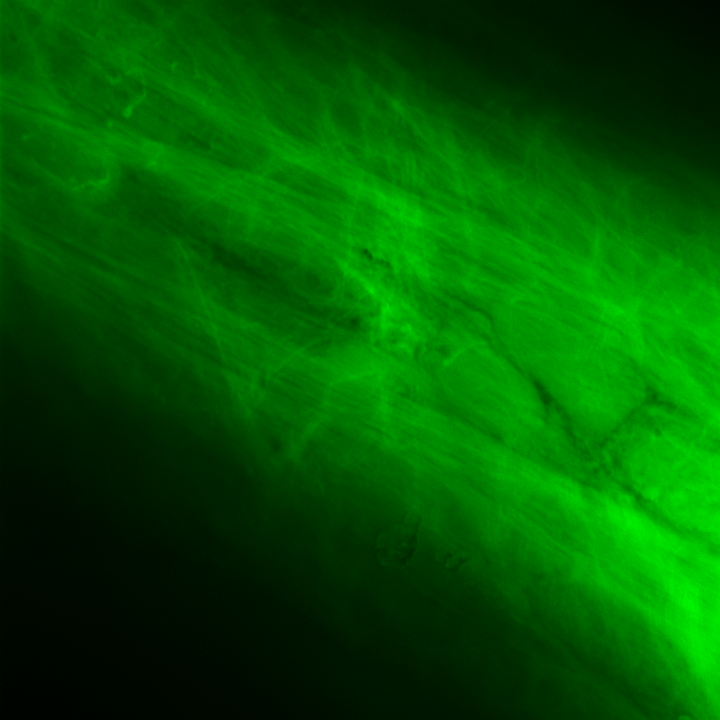
#> input picture FiberImages/DanielRowsonImages/Fresh IFM 1-2.tif, 720 x 720 px, given as the content of the folder ../FiberImages/RobinImages/oneEachGroup, which was not available
$ python main_fiber_alignment.py   (older library calls are emulated)
#> lines starting #> are read from the running program, lines starting #| are printed output that depends on the picture; after the words box and inside, x2 and y2 are one past the last pixel; in counts of white or black regions, pixels touching at a corner belong together; pictures that were not available may be replaced by others from this repository, and a replacement may not be noted
### PhytonFiles/helper_functions.py
import glob
import scipy.misc
import math
import matplotlib.pyplot as plt
import matplotlib.image as mpimg
import numpy as np
from skimage import data, io, filters
from skimage.morphology import disk, erosion
from PIL import Image
from scipy import ndimage
from circle_degree_helper import *
from get_area_below_the_peak import *
from skimage.filters import threshold_otsu
from scipy.integrate import trapz, simps


def read_images(daniel0_robin1,limit):
#> called with daniel0_robin1 = 1, limit = 1
	image_list = []
	directory = '../FiberImages/DanielRowsonImages/*.tif'  if  daniel0_robin1 == 0  else  '../FiberImages/RobinImages/oneEachGroup/*.tif'

	count =0

	for filename in glob.glob(directory):

		if limit < 0 or count < limit:
			i = Image.open(filename)
#> i is the input picture: PIL image 720x720 RGB; mean R, G, B 0, 87.6, 0
			imag = i.convert('L')
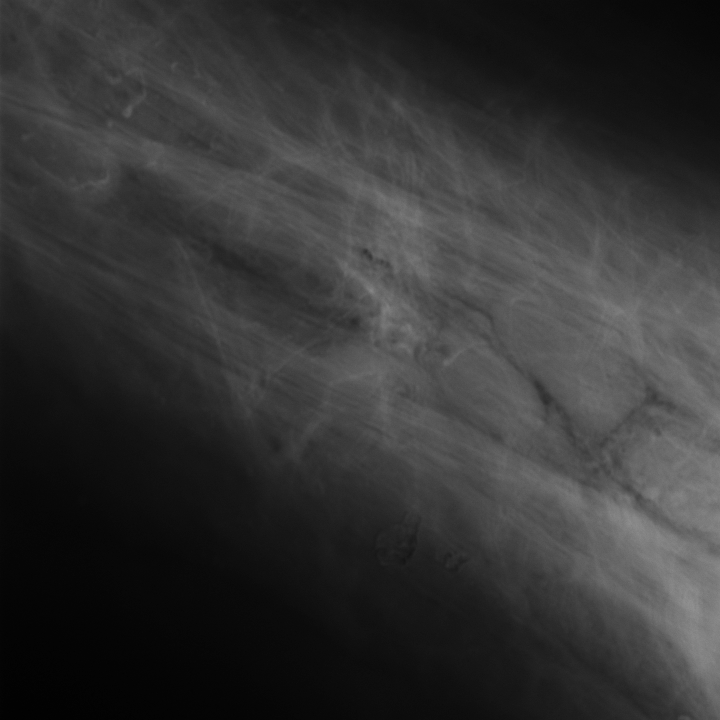
#> imag: PIL image 720x720 L; min 1, max 144, mean 51.5
			image_list.append(imag)
		count += 1

	return image_list

def m_and_n_for(nEle):
	m =0
	n =0

	if nEle ==9:
		m =3
		n =3
	elif nEle==6:
		m =3
		n =2
	elif nEle==4:
		m =2
		n =2
	elif nEle==1:
		m =1
		n =1
	else:
		m = 2
		n = math.ceil(nEle/m)
	return [m,n]

# [12 lines left out: function show_images, not called in this run]

def create_fft(image_list):

	fouriersList = []

	for image in image_list:

		f = np.fft.fft2(image)
		fshift = np.fft.fftshift(f)
		magnitude_spectrum = 20*np.log(np.abs(fshift))
		#magnitude_spectrum = np.abs(fshift)
		magnitude_spectrum *= 1/np.max(magnitude_spectrum)


		fouriersList.append(magnitude_spectrum)

	return fouriersList

def rotate_images(image_list):

	rotated_images = []

	for image in image_list:

		rotated = np.rot90(image)
		rotated_images.append(rotated)

	return rotated_images

def filtrate_images(image_list):
	filtrated_images = []

	for image in image_list:

		filtrated = filter_by_erode_high_frequencies(image)
		filtrated_images.append(filtrated)

	return filtrated_images


def draw_degrees_on_figures(image_list,degrees_separation):
	with_degrees_images = []
	results = []
	for image in image_list:

		[with_degree_img,result] = draw_degrees_lines(image, degrees_separation)
		with_degrees_images.append(with_degree_img)
		results.append(result)
		#print( "The results are : " + str(result[20]))

	return [with_degrees_images, results]


def plot_angle_distribution(values,statistical_results):
	m_and_n = m_and_n_for(len(values))
	count = 1

	for val in values:
		x = np.linspace( 0,180,len(val) )
		plt.subplot(m_and_n[0],m_and_n[1],count)

		#peak_pot_angle_ori_mean_std_max_min
		statistics  = statistical_results[count -1]
		peak_pot    = statistics[0]
		angle_ori   = statistics[1]
		peak_limit  = statistics[2]

		plt.title("Peak Pot.:  " + str(round(peak_pot,2)) + " Ang. Ori.: " + str(round(angle_ori,2)) )
		#plt.title("Peak Pot.:  " + str(round(peak_pot,2)) + " Peak Limit: " + str(peak_limit) )
		plt.plot(x,val)


		count += 1
		# print("Graph has Y maximum: " + str(np.max(val)) + " at index: " + str(np.argmax(val)) )
		# print("Graph has X maximum: " + str(x[np.argmax(val)])  )


	plt.show()

# [10 lines left out: function add_statistics_to_plot, not called in this run]


def smooth_results(results):

	new_results = []
	N = 9

	for result in results:
		new_results.append(np.convolve(result,np.ones((N,))/N,mode='valid'))
	return new_results


def filter_by_erode_high_frequencies(img):
	#kernel = np.ones((5,5),np.uint8)
	#i = ndimage.grey_erosion(img,size=(10,10))
	selem = disk(3)
	#i = erosion(img, selem)
	#print( "the mean  is" + str(np.mean(img)))
	thresh = threshold_otsu(img)
	i = img > thresh
	i = erosion(i, selem)
	return i

def get_statistical_results(results):
	statisticals = []
	means_stds_maxs_mins = []

	for result in results:
		mean               = np.mean(result)
		standard_deviation = np.std(result)
		maximum 		   = np.amax(result)
		index_of_max       = np.argmax(result)
		minimum 		   = np.amin(result)


		x,dx = np.linspace(0,180,len(result),retstep=True)
		total_area_below_the_curve = trapz(result,x)

		middle = ((maximum-minimum)/2) + minimum


		peakArea_peakWidthRatio_limits = get_area_below_the_peak(result,x,index_of_max,middle,0.005)

		peak_area    	   = peakArea_peakWidthRatio_limits[0]
		peak_width_ratio   = peakArea_peakWidthRatio_limits[1]
		peak_limits        = peakArea_peakWidthRatio_limits[2]

		if peak_area == -1:
			peak_area 		   = total_area_below_the_curve
			peak_width_density = 1
			print("ERROR ON THE AREA")


		areas_ratio  = peak_area/total_area_below_the_curve
		peak_potency = areas_ratio/peak_width_ratio

		angle_orientation = x[np.argmax(result)]
		# print("Peak Potency: " + str(peak_potency))
		# print("Angle Orientation: " + str(angle_orientation) )

		peak_pot_angle_ori_pkLim_mean_std_max_min = [peak_potency,angle_orientation,peak_limits, mean, standard_deviation,maximum,minimum]
		statisticals.append(peak_pot_angle_ori_pkLim_mean_std_max_min)
		print("medium is: "+ str(middle))

		# print("In statistics has Y maximum: " + str(np.max(result)) + " at index: " + str(np.argmax(result)) )
		# print("dx is: " + str(dx))
		# print("In statistics has X maximum: " + str(x[np.argmax(result)])  )

	return statisticals


### PhytonFiles/circle_degree_helper.py
import numpy as np
import math


def draw_degrees_lines(image, degrees_separation):
	height = image.shape[0]
	width  = image.shape[1]

	middle_height = round(height*0.5)
	middle_width  = int(round(width*0.5))
	new_img = np.copy(image)
	degrees_values = []

	for angle in np.arange(0,180.1,degrees_separation):

		rad_degree = math.radians(angle)
		m        = -math.tan(rad_degree)#es negativo porque las y corren hacia abajo positivamente

		#print("ANGLE "       + str(rad_degree)+ "..." + str(angle))
		#print("tan(angle) = "  + str(m))
		sum_on_degree = 0

		if abs(m) > 10e10:
			#print('Infinite')
			num_of_elements = 0
			ys = np.arange(0,middle_height+1)
			sum_on_degree   = 0

			for y in ys:
				y = int(y)

				new_img[y][middle_width] = 255
				val_to_sum               = image[y][middle_width]
				sum_on_degree           += val_to_sum
				num_of_elements          = num_of_elements + 1
				#print("sumo: " + str(val_to_sum) + " en y=" + str(y) )

			#print(" ES 180 creo... ")

		else:
			#print('NON infinite')
			#get the coordinates where it should be the line....
			# y=m*x+b
			#
			if angle < 90:
				xs = np.linspace(middle_width,width-1,num=middle_width*10)
			else:
				xs = np.linspace(0,middle_width,num=middle_width*10)

			b = middle_height - (m * middle_width)
			ys = (xs*m)+b
			ys = np.around(ys)
			xs = np.around(xs)

			sum_on_degree   = 0
			i               = 0
			num_of_elements = 0

			for x in xs:
				y = int(ys[i])
				x = int(x)
				i = i + 1

				#num_of_elements =  num_of_elements + 1

				if y > 0 and y < height and x > 0 and x < width:
					new_img[y][x]   = 255
					sum_on_degree  += image[y][x]
					num_of_elements =  num_of_elements + 1


				# [7 lines of commented-out code are left out]

		to_store_value = float(sum_on_degree) / float(num_of_elements)
		#print("sum on degree:"+str(sum_on_degree)+" # of element:"+ str(num_of_elements) + " to store value: " + str(to_store_value))
		degrees_values.append(to_store_value)

	#print( "One image completly done" + str(len(degrees_values)) )
	return [new_img,degrees_values]

### PhytonFiles/get_area_below_the_peak.py
import numpy as np
from scipy.integrate import trapz, simps

def get_area_below_the_peak(results,x,index_of_max, middle_value,tolerance):
	left_arr  = results[1:index_of_max]
	rigth_arr = results[index_of_max:]

	the_middle_to_find   = middle_value

	rigth_limit = np.argwhere( abs(rigth_arr - the_middle_to_find) < tolerance )
	left_limit  = np.argwhere( abs(left_arr  - the_middle_to_find)  < tolerance  )

	noEnoughRigth = len(rigth_limit) == 0
	noEnoughLeft  = len(left_limit)  == 0


	if noEnoughRigth:
		rigth_limit = -1 #go to the end
	else:
		rigth_limit = rigth_limit[0][0] + index_of_max

	if noEnoughLeft:
		left_limit = 1 #go to the first element in the left
	else:
		left_limit = left_limit[-1][0]#i should take the last one


	if left_limit == rigth_limit:
		if left_limit != 0:
			left_limit = left_limit - 1
		else:
			left_limit = left_limit + 1

	#print("left lim." + str(round(x[left_limit],2)) )
	separation = abs(rigth_limit- left_limit)

	area_below_the_peak = trapz(results[left_limit:rigth_limit],x[left_limit:rigth_limit])

	if noEnoughRigth:

		new_left_index = np.argwhere(abs(left_arr-the_middle_to_find)< tolerance)

		if len(new_left_index) > 0:
			new_left_index = new_left_index[0][0]
			left_limit     = new_left_index

			if new_left_index <= 1:
				# it is to close to the edge so better to keep it like this
				print("nothing to do1")
			else:
				new_area    = trapz(results[0:new_left_index],x[0:new_left_index])
				separation +=  new_left_index
				area_below_the_peak += new_area

		else:
			area_below_the_peak = -1
			print("ERROOR IN THE RIGTH SIDE")


	if noEnoughLeft:
		new_rigth_index =  np.argwhere(abs(rigth_arr-the_middle_to_find)< tolerance)

		if len(new_rigth_index) > 0:
			new_rigth_index = new_rigth_index[0][-1]
			rigth_limit     = new_rigth_index

			if abs(new_rigth_index - len(rigth_arr)) <= 1:
				# is in the boundary! but lets keep it like it is
				print("nothing to do2")
			else:
				new_area    = trapz(results[new_rigth_index:-1],x[new_rigth_index:-1])
				separation += new_rigth_index
				area_below_the_peak += new_area

		else:
			area_below_the_peak = -1
			print("ERROOR IN THE RIGTH SIDE")

	step_size  = 180/len(x)

	peak_width_ratio = separation /float(len(x))
	limits = [round(x[left_limit],2),round(x[rigth_limit],2)]

	return (area_below_the_peak ,peak_width_ratio, limits)


### PhytonFiles/main_fiber_alignment.py
#needed.. "Scipy" and "Image Module (PIL) Pillow"
#install conda for Scipy https://www.continuum.io/downloads
#install Pillow in terminal "pip install Pillow"
#install Pillow in terminal "pip install Pillow"
#install SCIKIT-IMAGE terminal "pip install -U scikit-image"
from helper_functions import *
from circle_degree_helper import *
import matplotlib.pyplot as plt
import matplotlib.image as mpimg
import scipy.misc

daniel0_robin1 = 1 #choose 0 to assess Daniels Images.. Or 1 to look robins imabes

image_list = read_images(daniel0_robin1,1)# Choose -1 to analyse all images, or write the amount of images you want to asses
#> image_list = 1 item
#show_images(image_list)
fouriers   = create_fft(image_list)
#> the loop in create_fft, `for image in image_list: ` made 1 pass
#> pass 1, in create_fft, `magnitude_spectrum = 20*np.log(np.abs(fshift))`:
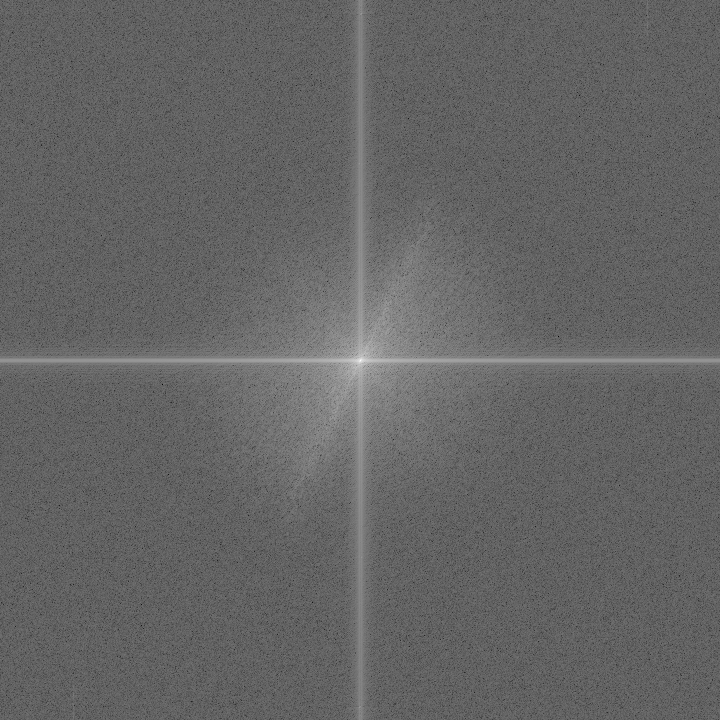
#> magnitude_spectrum: shape (720, 720) float64; min -4.07, max 342, mean 133.1; drawn with min black and max white
#> fouriers = 1 item
#show_images(fouriers)

filtrated_fouriers =  filtrate_images(fouriers)
#> the loop in filtrate_images, `for image in image_list: ` made 1 pass
#> thresh in filter_by_erode_high_frequencies on pass 1: 0.393
#> pass 1, in filter_by_erode_high_frequencies, `i = img > thresh`:
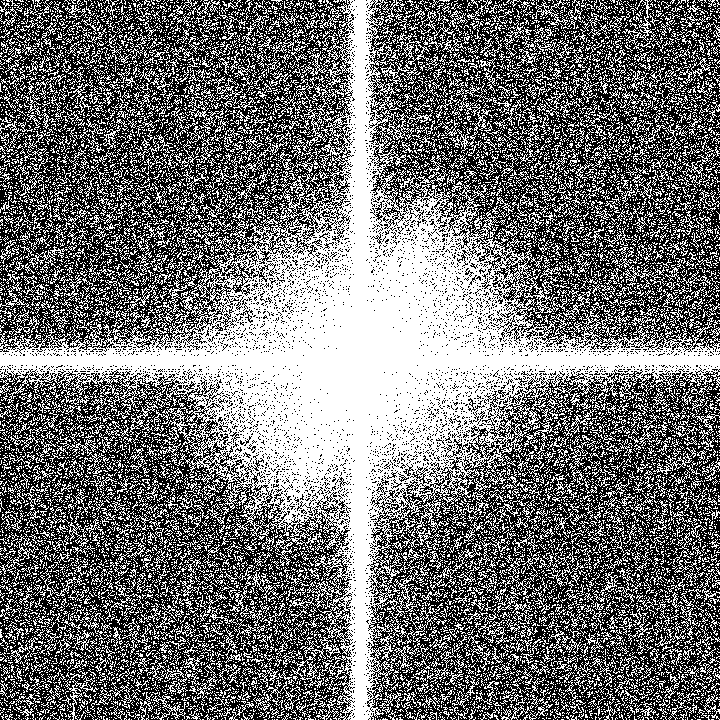
#> i: shape (720, 720) bool; 44.1% white; 14011 white regions (12657 under 20 px), largest, box (x1, y1, x2, y2) and area: (0, 0, 720, 720) 114355, (550, 286, 592, 333) 313, (129, 388, 171, 435) 313
#> pass 1, in filter_by_erode_high_frequencies, `i = erosion(i, selem)`:
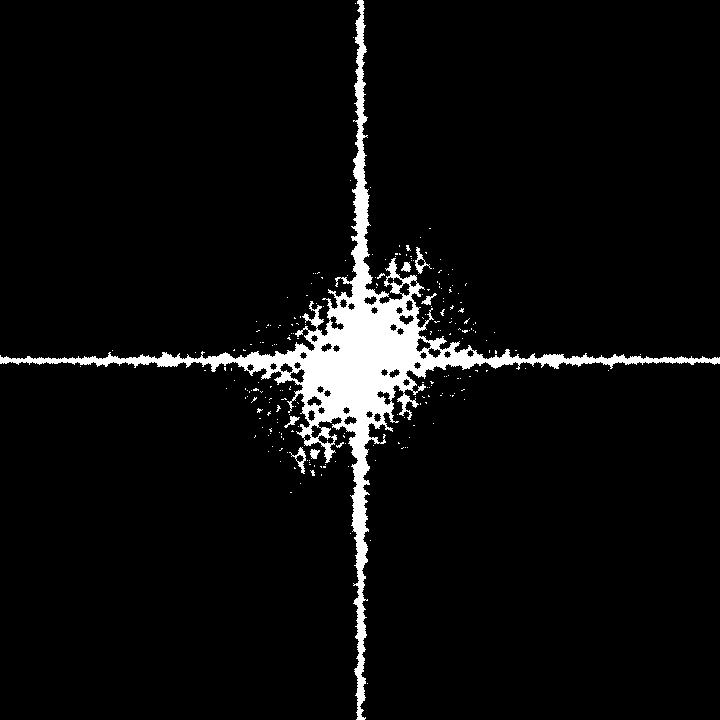
#> i: shape (720, 720) bool; 5% white; 226 white regions (217 under 20 px), largest, box (x1, y1, x2, y2) and area: (0, 0, 720, 720) 24896, (415, 247, 432, 274) 132, (289, 447, 306, 474) 132
#> filtrated_fouriers = 1 item

rotated    = rotate_images(filtrated_fouriers)
#> the loop in rotate_images, `for image in image_list: ` made 1 pass
#> pass 1, in rotate_images, `rotated = np.rot90(image)`:
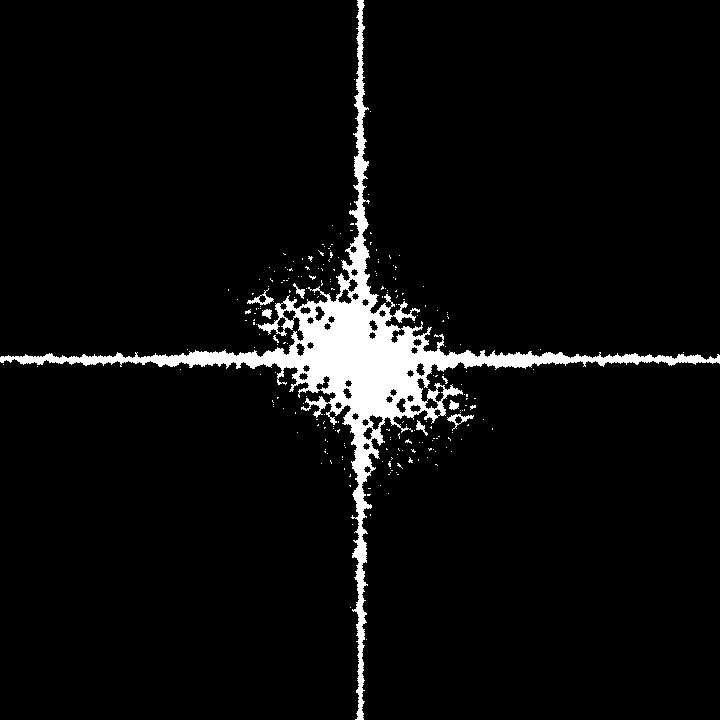
#> rotated: shape (720, 720) bool; 5% white; 226 white regions (217 under 20 px), largest, box (x1, y1, x2, y2) and area: (0, 0, 720, 720) 24896, (247, 288, 274, 305) 132, (447, 414, 474, 431) 132
#> rotated = 1 item

#show_images(rotated)
[with_degrees_images, results] = draw_degrees_on_figures(rotated,1)
#> the loop in draw_degrees_on_figures, `for image in image_list: ` made 1 pass
#> (height in draw_degrees_lines, width in draw_degrees_lines, middle_height in draw_degrees_lines, middle_width in draw_degrees_lines) on pass 1: (720, 720, 360, 360)
#> pass 1, in draw_degrees_on_figures, `[with_degree_img,result] = draw_degrees_lines(image, degrees_separation)`:
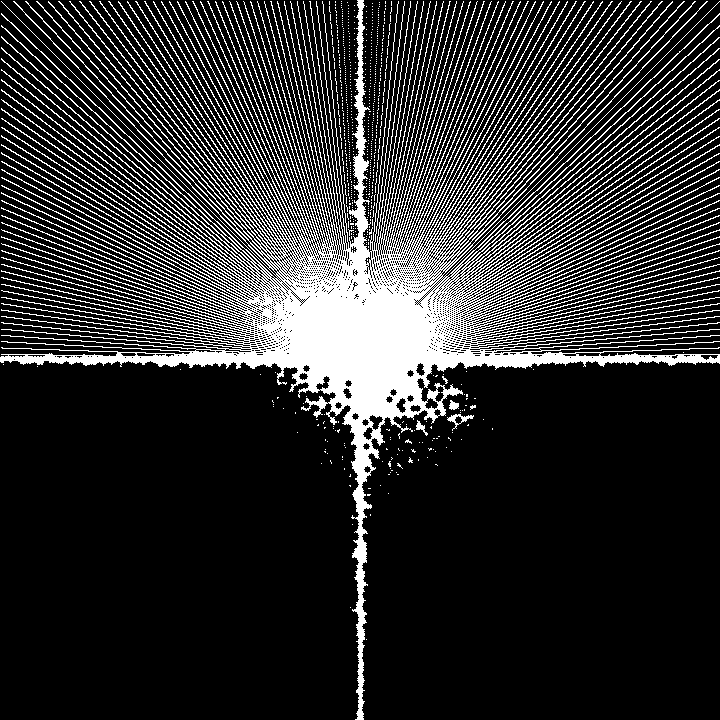
#> with_degree_img: shape (720, 720) bool; 18.5% white; 691 white regions (686 under 20 px), largest, box (x1, y1, x2, y2) and area: (0, 0, 720, 720) 94234, (447, 414, 474, 431) 132, (416, 420, 428, 436) 69, (449, 400, 459, 410) 67, (442, 376, 448, 384) 20
#> with_degrees_images = 1 item; results = 1 item
#show_images(with_degrees_images)

##print("Length Values: " + str( len(results[0]) ) )

smoothed_results    = smooth_results(results)
#> the loop in smooth_results, `for result in results:` made 1 pass
#> smoothed_results = 1 item
statistical_results = get_statistical_results(smoothed_results)
#> the loop in get_statistical_results, `for result in results:` made 1 pass
#> (mean, standard_deviation, maximum, index_of_max, minimum, dx, total_area_below_the_curve, middle) on pass 1: (0.19, 0.0733, 0.446, 87, 0.11, 1.05, 33.98, 0.278)
#> (printed output is left out)
#> after the loop in get_statistical_results, `for result in results:`: statisticals = [[1.14, 91.05, [83.72, 177.9], 0.19, 0.0733, 0.446, 0.11]]
#> statistical_results has the same summary as statisticals in get_statistical_results

plot_angle_distribution(smoothed_results,statistical_results)
#> in plot_angle_distribution, `m_and_n = m_and_n_for(len(values))`: m_and_n = [1, 1]
#> the loop in plot_angle_distribution, `for val in values:` made 1 pass
#> (statistics, peak_pot, angle_ori, count) on pass 1: ([1.14, 91.05, [83.72, 177.9], 0.19, 0.0733, 0.446, 0.11], 1.14, 91.05, 2)
#> after the loop in plot_angle_distribution, `for val in values:`: count = 2
#> in plot_angle_distribution, `plt.show()`:
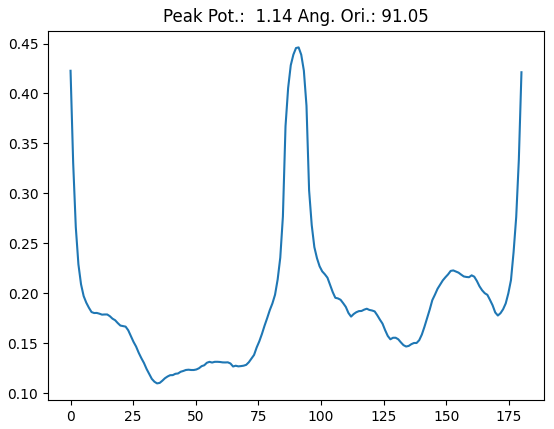
#> figure drawn by matplotlib, 1 panel; curve peaks at x = 91.05, y = 0.446
